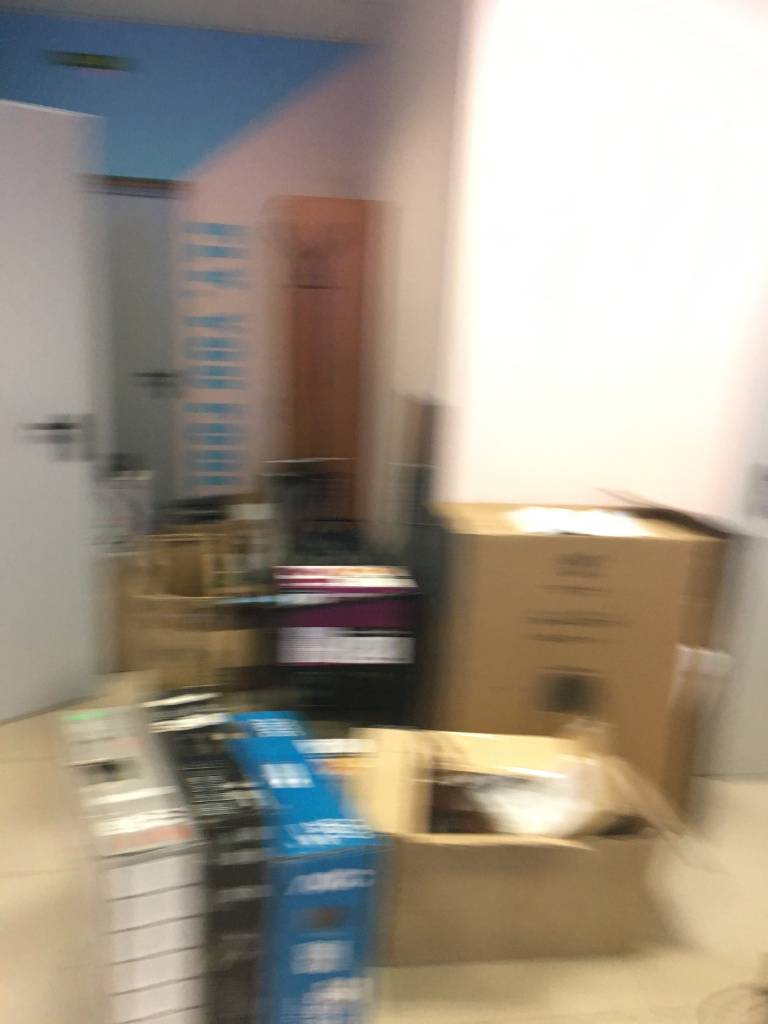
#> input picture Blur_small/0_IPHONE-SE_M.JPG, 1536 x 2048 px (shown at 1/2 size); its folder holds only this picture in this run
$ python deconvolution_deblurring.py
#> lines starting #> are read from the running program, lines starting #| are printed output that depends on the picture
import cv2
import numpy as np
import matplotlib.pyplot as plt
from scipy.signal import convolve2d
from scipy.signal import wiener
import os

folder = "Blur_small/"

# Load images from a folder and resize them
def load_images_from_folder(folder):
#> called with folder = 'Blur_small/'
    filenames = []
    for filename in os.listdir(folder):
        img = cv2.imread(os.path.join(folder, filename), cv2.IMREAD_GRAYSCALE)
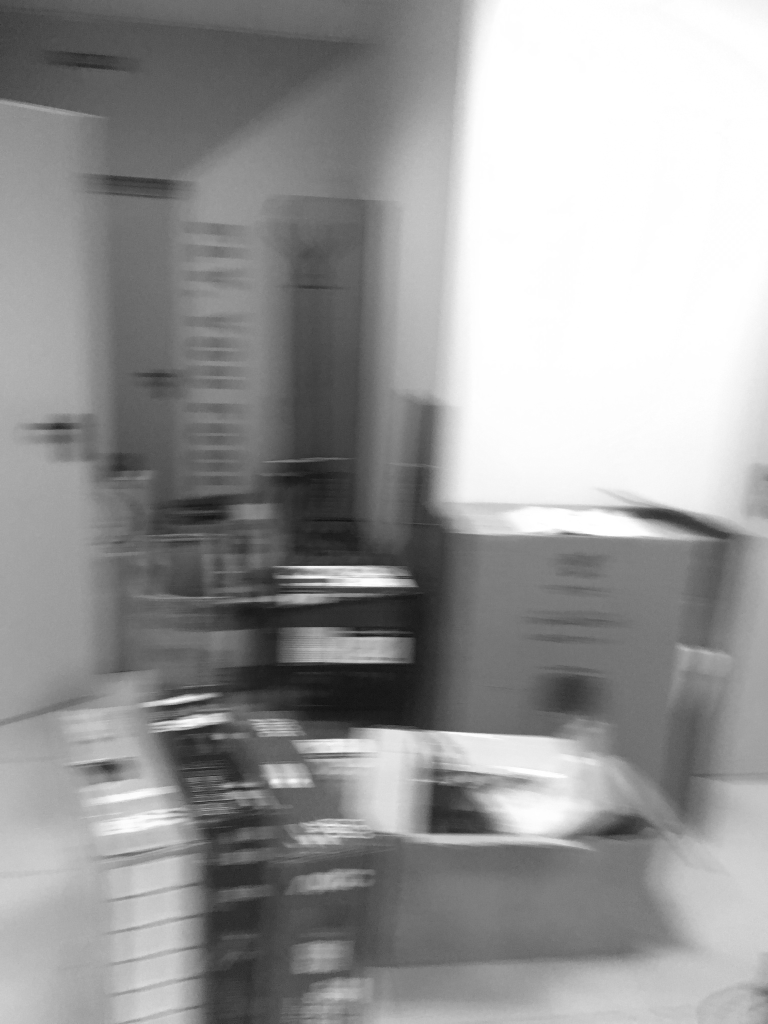
#> img: shape (2048, 1536) (shown at 1/2 size); min 14, max 255, mean 152.3
        if img is not None:
            # Resize the image to a consistent size
            # img_resized = cv2.resize(img, IMAGE_SIZE)
            # images.append(img_resized)
            filenames.append(filename)
    return filenames

filenames = load_images_from_folder(folder)
print(filenames)


# Simulate motion blur function (PSF - Point Spread Function)
def motion_blur_psf(length, angle):
#> called with length = 15, angle = 30
    psf = np.zeros((length, length))
    center = length // 2

    # Creating the motion blur PSF in the desired angle
    for i in range(length):
        psf[center, i] = 1
    rotation_matrix = cv2.getRotationMatrix2D((center, center), angle, 1)
    psf = cv2.warpAffine(psf, rotation_matrix, (length, length))
    psf /= psf.sum()  # Normalize the PSF
    return psf

# Apply motion blur to the image
def apply_motion_blur(image, psf):
    return convolve2d(image, psf, 'same')

# Wiener Deconvolution function
def wiener_deconvolution(image, psf, K):
#> called with psf = array of shape (15, 15), K = 0.01
    psf_pad = np.pad(psf, [(0, image.shape[0] - psf.shape[0]), (0, image.shape[1] - psf.shape[1])], 'constant')
    psf_fft = np.fft.fft2(psf_pad)
    image_fft = np.fft.fft2(image)

    psf_fft_conj = np.conj(psf_fft)

    wiener_filter = psf_fft_conj / (psf_fft * psf_fft_conj + K)
    deblurred_fft = image_fft * wiener_filter

    deblurred = np.fft.ifft2(deblurred_fft)
    return np.abs(deblurred)
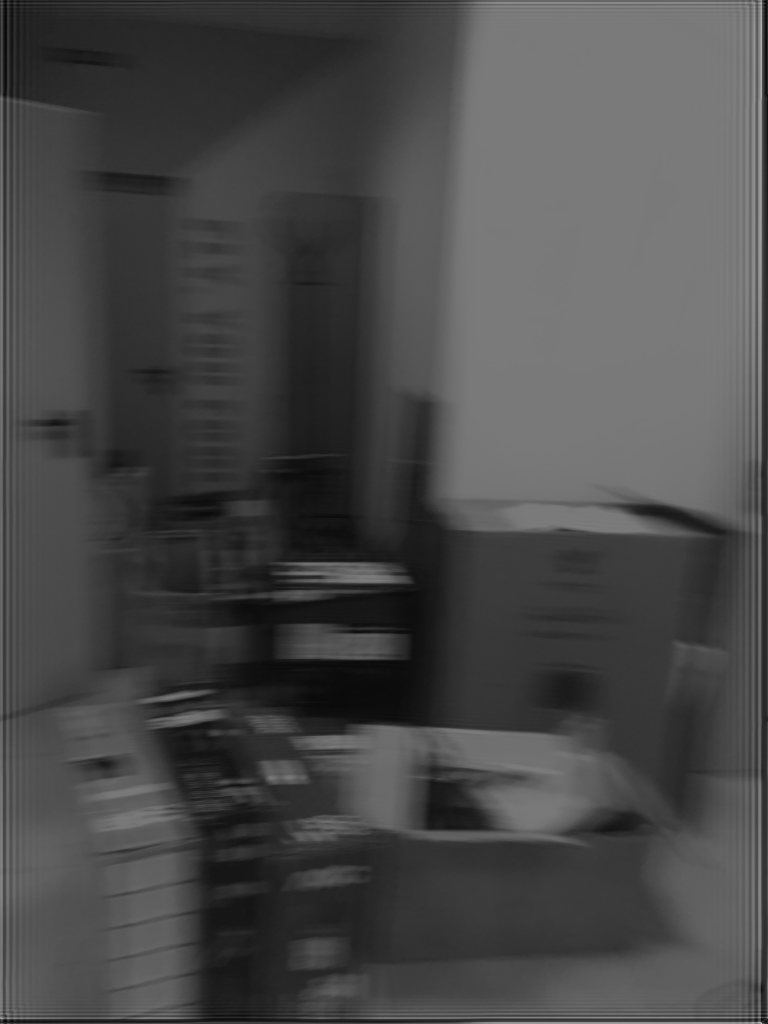
#> returned value: shape (2048, 1536) float64 (shown at 1/2 size); min 0.0585, max 526, mean 150.2; drawn with min black and max white

# Load and prepare the image (grayscale)
image = cv2.imread(folder + filenames[0], cv2.IMREAD_GRAYSCALE)

# Simulate a motion blur (e.g., length 15, angle 30 degrees)
psf = motion_blur_psf(length=15, angle=30)

# Apply the motion blur to the image
blurred_image = apply_motion_blur(image, psf)

# Apply Wiener deconvolution to reverse the blur
K = 0.01  # A small constant to handle noise
deblurred_image = wiener_deconvolution(blurred_image, psf, K)

# Plot the results
plt.figure(figsize=(15, 5))

# Display the original image
plt.subplot(1, 3, 1)
plt.title('Original Image')
plt.imshow(image, cmap='gray')
plt.axis('off')

# Display the blurred image
plt.subplot(1, 3, 2)
plt.title('Motion Blurred Image')
plt.imshow(blurred_image, cmap='gray')
plt.axis('off')

# Display the deblurred image
plt.subplot(1, 3, 3)
plt.title('Deblurred Image (Wiener)')
plt.imshow(deblurred_image, cmap='gray')
plt.axis('off')

plt.show()
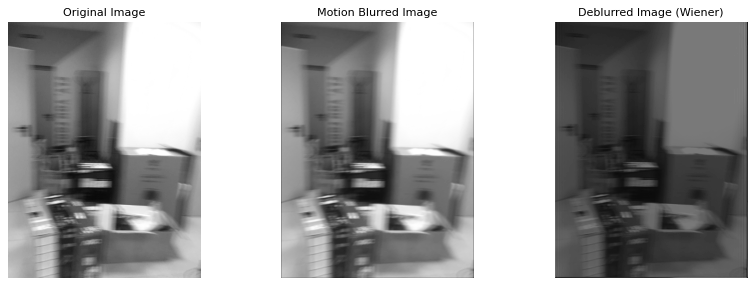
#> figure drawn by matplotlib, 3 panels

$ run again, on Blur_small/1_XIAOMI-PROCOFONE-F1_M.jpg
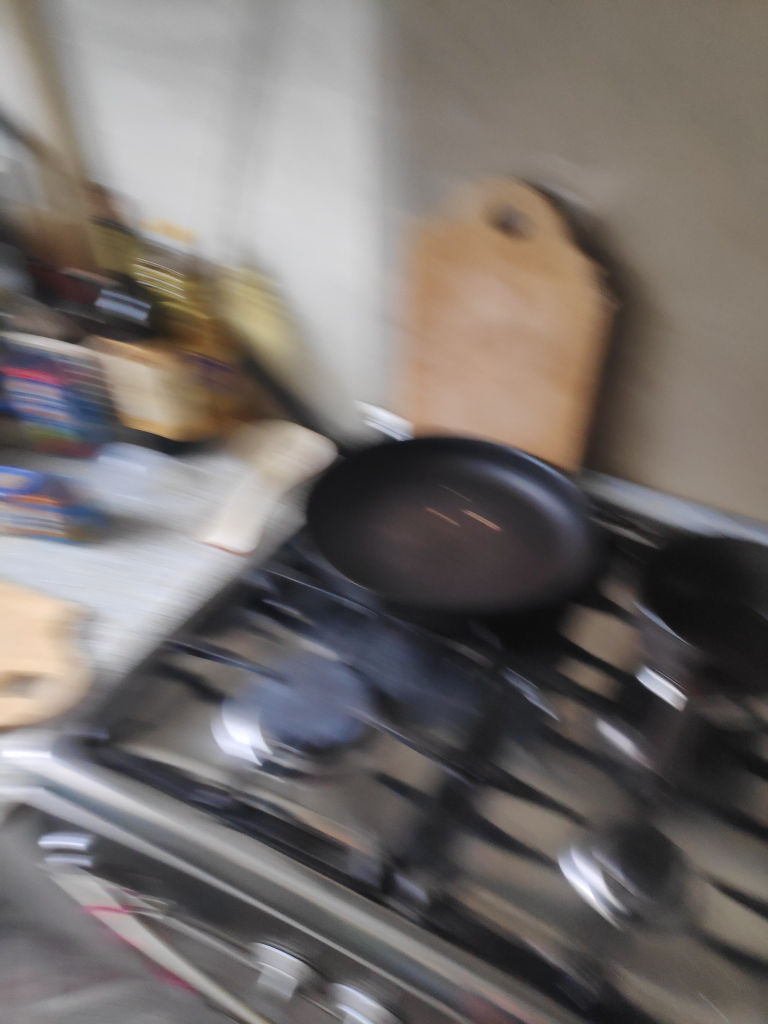
#> input picture Blur_small/1_XIAOMI-PROCOFONE-F1_M.jpg, 1536 x 2048 px (shown at 1/2 size)
#> in wiener_deconvolution, `return np.abs(deblurred)`:
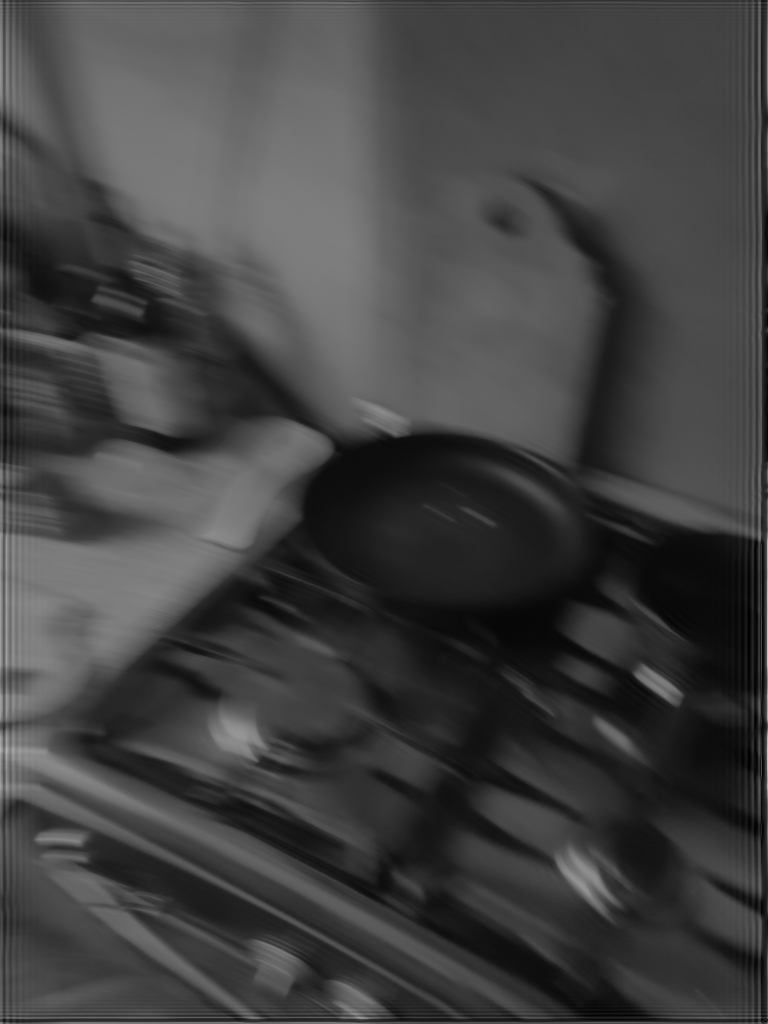
#> returned value: shape (2048, 1536) float64 (shown at 1/2 size); min 0.000156, max 429.5, mean 111.1; drawn with min black and max white
#> `plt.show()`:
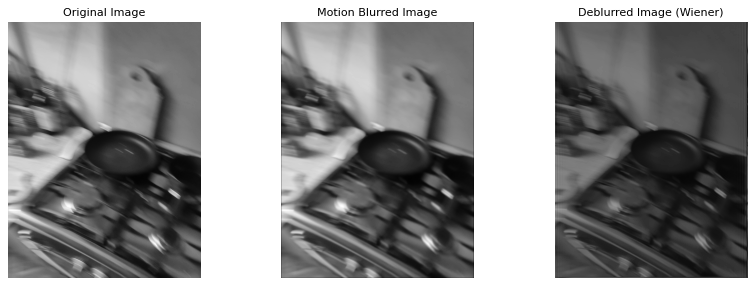
#> figure drawn by matplotlib, 3 panels

$ run again, on Blur_small/2_XIAOMI-PROCOFONE-F1_M.jpg
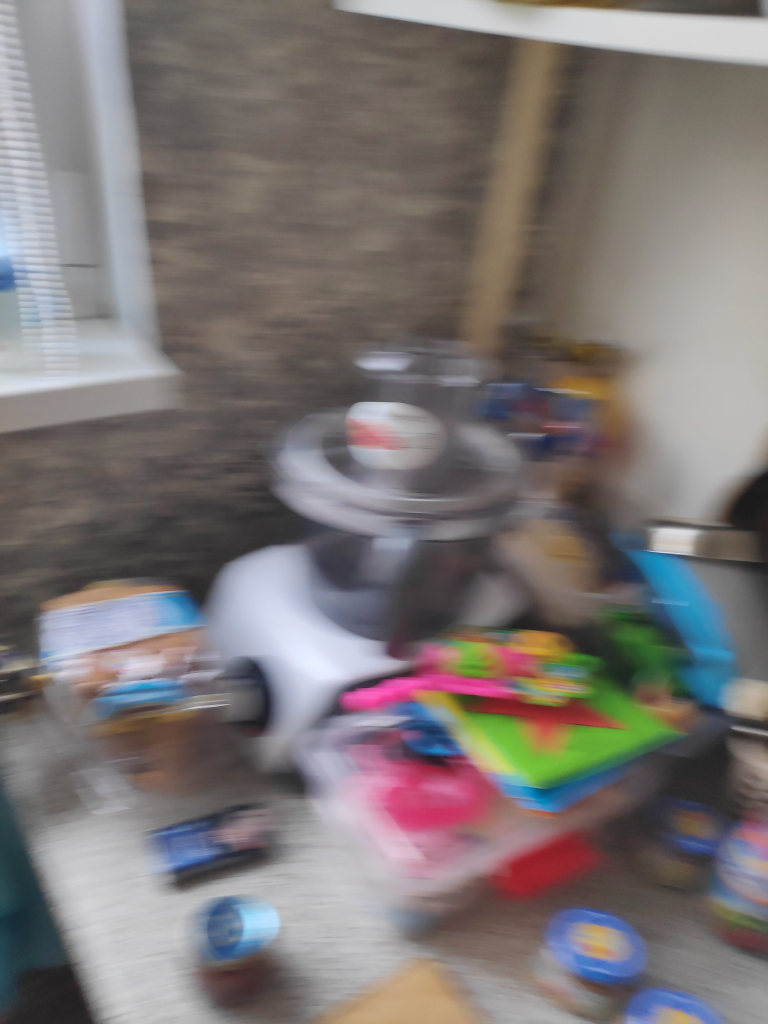
#> input picture Blur_small/2_XIAOMI-PROCOFONE-F1_M.jpg, 1536 x 2048 px (shown at 1/2 size)
#> in wiener_deconvolution, `return np.abs(deblurred)`:
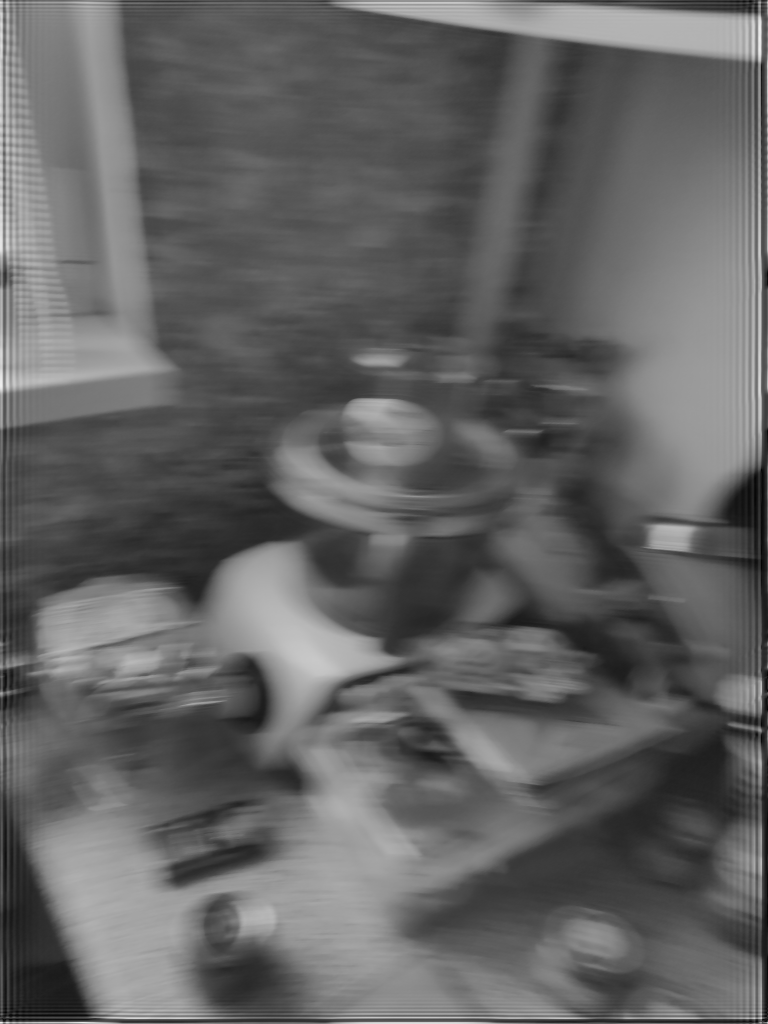
#> returned value: shape (2048, 1536) float64 (shown at 1/2 size); min 0.00614, max 302.3, mean 118; drawn with min black and max white
#> `plt.show()`:
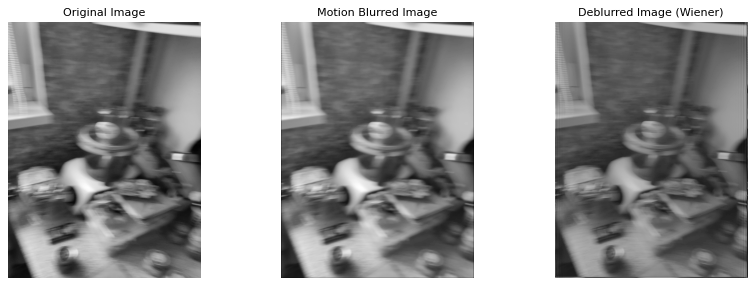
#> figure drawn by matplotlib, 3 panels
